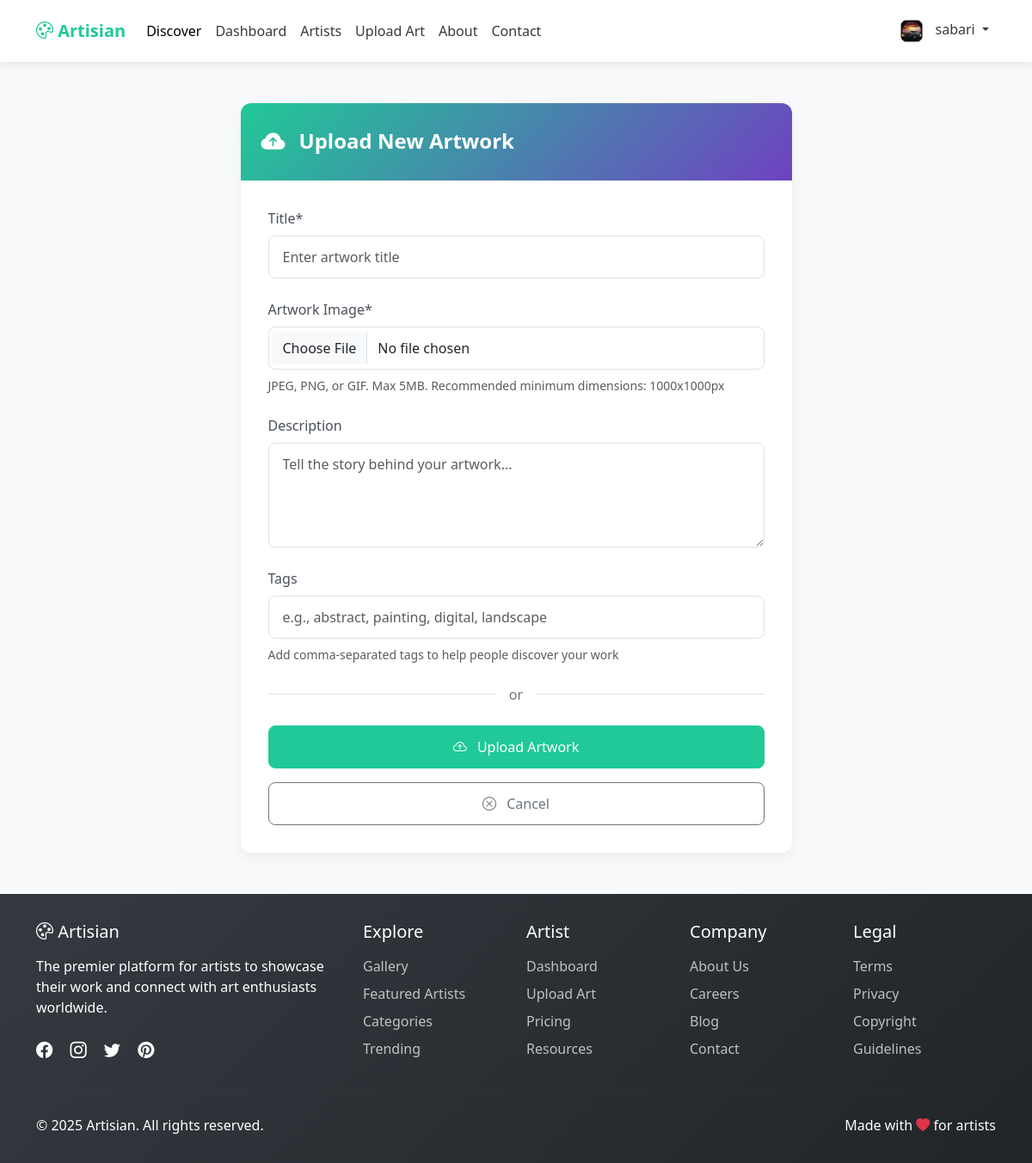
The page /artist/upload/ (signed in) on the database its author committed.
### Art/models.py (models this page shows, shortened)
class User(AbstractUser):
    USER_TYPE_CHOICES = (
        ('artist', 'Artist'),
        ('viewer', 'Viewer')
    )
    user_type = models.CharField(max_length=10, choices=USER_TYPE_CHOICES)
    bio = models.TextField(blank=True)
    profile_picture = models.ImageField(upload_to='profiles/', blank=True)
    website = models.URLField(blank=True)
    created_at = models.DateTimeField(auto_now_add=True)
    class Meta:
        permissions = [
            ("approve_user", "Can approve/reject user accounts"),
            ("manage_content", "Can moderate content")
        ]

### Art/views.py (the view, shortened to what this page needs)
# urls.py: path('artist/upload/', views.upload_art, name='upload_art'),
@login_required(login_url='login')
def upload_art(request):
    return render(request, 'artist/upload_art.html')

### Art/templates/artist/upload_art.html (shortened to what this page needs)
{% extends 'artist/base.html' %}
{% block content %}
<div class="container py-5">
    <div class="row justify-content-center">
        <div class="col-lg-8 col-xl-7">
            <div class="card upload-card">
                <div class="card-header upload-header">
                    <div class="d-flex align-items-center">
                        <i class="bi bi-cloud-arrow-up-fill me-3" style="font-size: 1.75rem;"></i>
                        <h4 class="mb-0">Upload New Artwork</h4>
                    </div>
                </div>
                <div class="card-body upload-body">
                    <form method="POST" enctype="multipart/form-data">
                        <div class="mb-4">
                            <label for="title" class="form-label">Title*</label>
                            <input type="text" class="form-control" id="title" name="title"
                                   placeholder="Enter artwork title" required>
                        </div>
                        <div class="mb-4">
                            <label for="image" class="form-label">Artwork Image*</label>
                            <input type="file" class="form-control" id="image" name="image"
                                   accept="image/*" required onchange="previewImage(event)">
                            <div class="form-text mt-2">JPEG, PNG, or GIF. Max 5MB. Recommended minimum dimensions: 1000x1000px</div>
                        </div>
                        <div class="mb-4">
                            <label for="description" class="form-label">Description</label>
                            <textarea class="form-control" id="description" name="description"
                                      rows="4" placeholder="Tell the story behind your artwork..."></textarea>
                        </div>
                        <div class="mb-4">
                            <label for="tags" class="form-label">Tags</label>
                            <input type="text" class="form-control" id="tags" name="tags"
                                   placeholder="e.g., abstract, painting, digital, landscape">
                            <div class="form-text mt-2">Add comma-separated tags to help people discover your work</div>
                        </div>
                        <div class="divider">or</div>
                        <div class="d-grid gap-3">
                            <button type="submit" class="btn btn-primary upload-btn">
                                <i class="bi bi-cloud-arrow-up me-2"></i> Upload Artwork
                            </button>
                            <a href="{% url 'artist_dashboard' %}" class="btn btn-outline-secondary upload-btn">
                                <i class="bi bi-x-circle me-2"></i> Cancel
                            </a>
                        </div>
                    </form>
                </div>
            </div>
        </div>
    </div>
</div>
{% endblock %}

### Art/templates/artist/base.html (shortened to what this page needs)
{% load static %}
<!DOCTYPE html>
<html lang="en">
<head>
    <link href="https://cdn.jsdelivr.net/npm/bootstrap@5.3.0/dist/css/bootstrap.min.css" rel="stylesheet">
    <link rel="stylesheet" href="https://cdn.jsdelivr.net/npm/bootstrap-icons@1.10.0/font/bootstrap-icons.css">
</head>
<body>
    <nav class="navbar navbar-expand-lg navbar-light navbar-viewer sticky-top">
        <div class="container">
            <a class="navbar-brand" href="{% url 'home' %}">
                <i class="bi bi-palette"></i> Artisian
            </a>
            <div class="collapse navbar-collapse" id="navbarViewer">
                <ul class="navbar-nav me-auto mb-2 mb-lg-0">
                    <li class="nav-item">
                        <a class="nav-link active" href="{% url 'home' %}">Discover</a>
                    </li>
                    <li class="nav-item">
                        <a class="nav-link" href="{% url 'artist_dashboard' %}"> Dashboard </a>
                    </li>
                    <li class="nav-item">
                        <a class="nav-link" href="{% url 'artists_list' %}"> Artists </a>
                    </li>
                    <li class="nav-item">
                        <a class="nav-link" href="{% url 'upload_art' %}"> Upload Art </a>
                    </li>
                    <li class="nav-item">
                        <a class="nav-link" href="{% url 'about' %}"> About </a>
                    </li>
                    <li class="nav-item">
                        <a class="nav-link" href="{% url 'contact' %}"> Contact </a>
                    </li>
                </ul>
                <ul class="navbar-nav ms-auto">
                    {% if request.user.is_authenticated %}
                    <li class="nav-item dropdown">
                        <a class="nav-link dropdown-toggle" href="#" id="navbarDropdown" role="button"
                            data-bs-toggle="dropdown">
                            {% if request.user.profile_picture %}
                            <img src="{{ request.user.profile_picture.url }}" class="rounded-circle" width="30"
                                height="30">
                            {% else %}
                            <img src="{% static 'images/user-profile.jpg' %}" class="rounded-circle" width="30"
                                height="30">
                            {% endif %}
                            <span class="ms-2">{{ request.user.username }}</span>
                        </a>
                    </li>
                    {% endif %}
                </ul>
            </div>
        </div>
    </nav>
    <main>
        {% block content %}{% endblock %}
    </main>
    <footer class="footer">
        <div class="container">
            <div class="row">
                <div class="col-lg-4 mb-4 mb-lg-0">
                    <h5><i class="bi bi-palette"></i> Artisian</h5>
                    <p class="mt-3">The premier platform for artists to showcase their work and connect with art
                        enthusiasts worldwide.</p>
                    <div class="social-icons mt-4">
                        <a href="#"><i class="bi bi-facebook"></i></a>
                        <a href="#"><i class="bi bi-instagram"></i></a>
                        <a href="#"><i class="bi bi-twitter"></i></a>
                        <a href="#"><i class="bi bi-pinterest"></i></a>
                    </div>
                </div>
                <div class="col-lg-2 col-md-4 mb-4 mb-md-0">
                    <h5>Explore</h5>
                    <ul class="list-unstyled footer-links mt-3">
                        <li class="mb-2"><a href="#">Gallery</a></li>
                        <li class="mb-2"><a href="#">Featured Artists</a></li>
                        <li class="mb-2"><a href="#">Categories</a></li>
                        <li class="mb-2"><a href="#">Trending</a></li>
                    </ul>
                </div>
                <div class="col-lg-2 col-md-4 mb-4 mb-md-0">
                    <h5>Artist</h5>
                    <ul class="list-unstyled footer-links mt-3">
                        <li class="mb-2"><a href="{% url 'artist_dashboard' %}">Dashboard</a></li>
                        <li class="mb-2"><a href="{% url 'upload_art' %}">Upload Art</a></li>
                        <li class="mb-2"><a href="#">Pricing</a></li>
                        <li class="mb-2"><a href="#">Resources</a></li>
                    </ul>
                </div>
                <div class="col-lg-2 col-md-4 mb-4 mb-md-0">
                    <h5>Company</h5>
                    <ul class="list-unstyled footer-links mt-3">
                        <li class="mb-2"><a href="#">About Us</a></li>
                        <li class="mb-2"><a href="#">Careers</a></li>
                        <li class="mb-2"><a href="#">Blog</a></li>
                        <li class="mb-2"><a href="#">Contact</a></li>
                    </ul>
                </div>
                <div class="col-lg-2 col-md-4">
                    <h5>Legal</h5>
                    <ul class="list-unstyled footer-links mt-3">
                        <li class="mb-2"><a href="#">Terms</a></li>
                        <li class="mb-2"><a href="#">Privacy</a></li>
                        <li class="mb-2"><a href="#">Copyright</a></li>
                        <li class="mb-2"><a href="#">Guidelines</a></li>
                    </ul>
                </div>
            </div>
            <hr class="mt-4 mb-4" style="border-color: rgba(255,255,255,0.1);">
            <div class="row">
                <div class="col-md-6 text-center text-md-start">
                    <p class="mb-0">&copy; 2025 Artisian. All rights reserved.</p>
                </div>
                <div class="col-md-6 text-center text-md-end">
                    <p class="mb-0">Made with <i class="bi bi-heart-fill text-danger"></i> for artists</p>
                </div>
            </div>
        </div>
    </footer>
</body>
</html>

### Art/templates/artist/base.html (style rules this page uses)
:root { --primary-color: #20c997; --primary-hover: #1aa179; --secondary-color: #6f42c1; --dark-color: #343a40; --light-color: #f8f9fa; }
body { background-color: #f8f9fa; color: #333; }
.navbar-viewer { background: white; box-shadow: 0 2px 10px rgba(0, 0, 0, 0.1); padding: 0.8rem 1rem; }
.navbar-brand { font-weight: 700; color: var(--primary-color); }
.nav-link { font-weight: 500; color: var(--dark-color); }
.nav-link:hover, .nav-link.active { color: var(--primary-color); }
.btn-primary { background-color: var(--primary-color); border-color: var(--primary-color); }
.footer { background: linear-gradient(135deg, var(--dark-color), #212529); color: white; padding: 2rem 0; margin-top: auto; }
.footer-links a { color: rgba(255, 255, 255, 0.7); text-decoration: none; transition: color 0.3s; }
.social-icons a { color: white; font-size: 1.2rem; margin-right: 1rem; transition: transform 0.3s; }

### Art/templates/artist/upload_art.html (style rules this page uses)
.upload-card { border: none; border-radius: 12px; box-shadow: 0 6px 15px rgba(0, 0, 0, 0.05); overflow: hidden; }
.upload-header { background: linear-gradient(135deg, #20c997, #6f42c1); color: white; padding: 1.5rem; border-bottom: none; }
.upload-header h4 { font-weight: 600; margin-bottom: 0; }
.upload-body { padding: 2rem; }
.form-label { font-weight: 500; color: #495057; margin-bottom: 0.5rem; }
.form-control, .form-control:focus { border-color: #dee2e6; border-radius: 8px; padding: 0.75rem 1rem; }
.upload-btn { padding: 0.75rem; font-weight: 500; border-radius: 8px; transition: all 0.3s; }
.divider { display: flex; align-items: center; margin: 1.5rem 0; color: #6c757d; }
.divider::before, .divider::after { content: ""; flex: 1; border-bottom: 1px solid #dee2e6; }
.divider::before { margin-right: 1rem; }
.divider::after { margin-left: 1rem; }

### rows shown on the page
User: user.profile_picture (picture), user.username "sabari"
